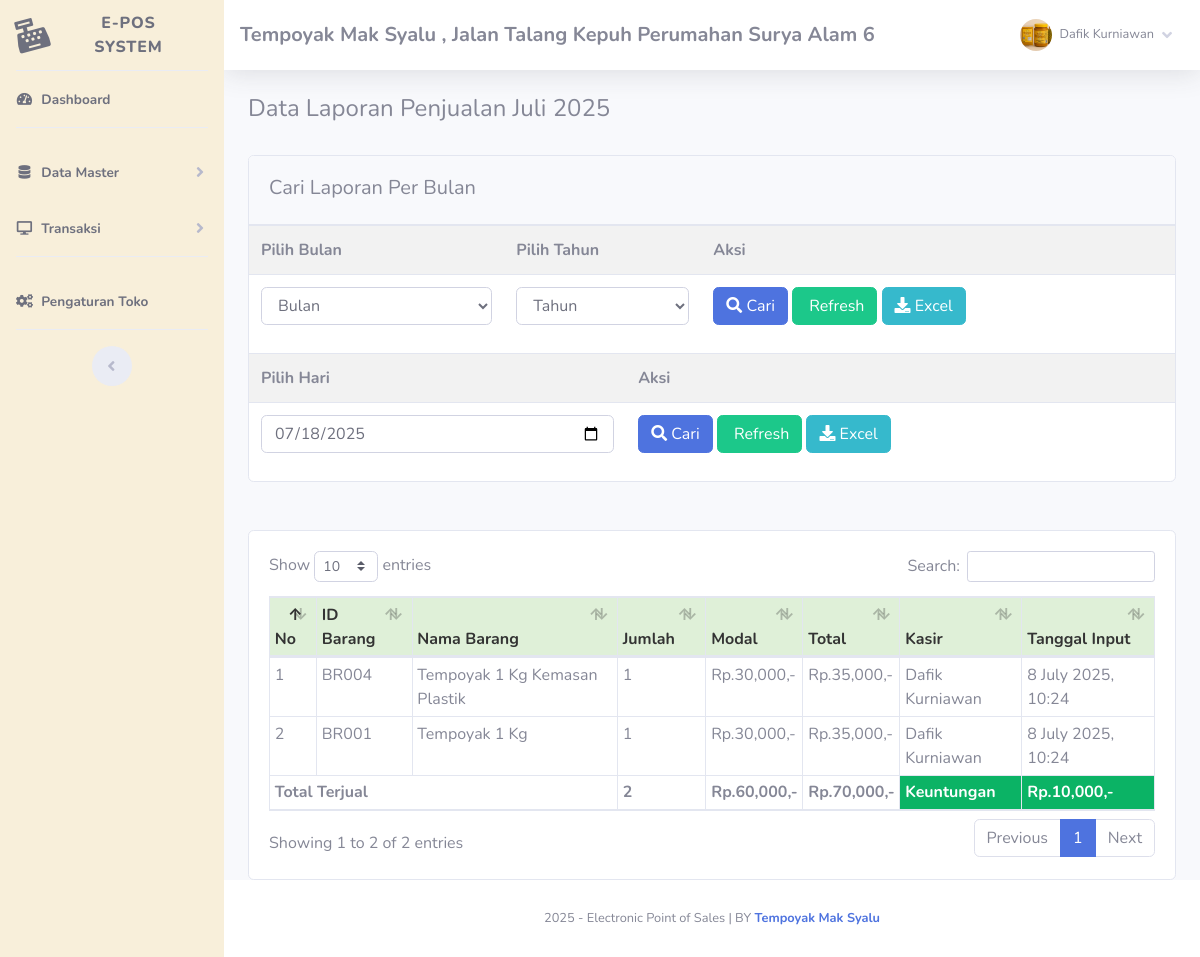
The app's page /index.php?page=laporan (signed in) with its own data.
### tables this page shows
CREATE TABLE `toko` (
  `id_toko` int(11) NOT NULL,
  `nama_toko` varchar(255) NOT NULL,
  `alamat_toko` text NOT NULL,
  `tlp` varchar(255) NOT NULL,
  `nama_pemilik` varchar(255) NOT NULL
);

CREATE TABLE `member` (
  `id_member` int(11) NOT NULL,
  `nm_member` varchar(255) NOT NULL,
  `alamat_member` text NOT NULL,
  `telepon` varchar(255) NOT NULL,
  `email` varchar(255) NOT NULL,
  `gambar` text NOT NULL,
  `NIK` text NOT NULL
);

CREATE TABLE `nota` (
  `id_nota` int(11) NOT NULL,
  `id_barang` varchar(255) NOT NULL,
  `id_member` int(11) NOT NULL,
  `jumlah` varchar(255) NOT NULL,
  `total` varchar(255) NOT NULL,
  `tanggal_input` varchar(255) NOT NULL,
  `periode` varchar(255) DEFAULT NULL
);

CREATE TABLE `barang` (
  `id` int(11) NOT NULL,
  `id_barang` varchar(255) NOT NULL,
  `id_kategori` int(11) NOT NULL,
  `nama_barang` text NOT NULL,
  `merk` varchar(255) NOT NULL,
  `harga_beli` varchar(255) NOT NULL,
  `harga_jual` varchar(255) NOT NULL,
  `satuan_barang` varchar(255) NOT NULL,
  `stok` text NOT NULL,
  `tgl_input` varchar(255) NOT NULL,
  `tgl_update` varchar(255) DEFAULT NULL
);

### admin/module/laporan/index.php (the view, shortened to what this page needs)
 <?php
	$bulan_tes =array(
		'01'=>"Januari",
		'02'=>"Februari",
		'03'=>"Maret",
		'04'=>"April",
		'05'=>"Mei",
		'06'=>"Juni",
		'07'=>"Juli",
		'08'=>"Agustus",
		'09'=>"September",
		'10'=>"Oktober",
		'11'=>"November",
		'12'=>"Desember"
	);
?>
<div class="row">
	<div class="col-md-12">
		<h4>
			<?php if(!empty($_GET['cari'])){ ?>
			Data Laporan Penjualan <?= $bulan_tes[$_POST['bln']];?> <?= $_POST['thn'];?>
			<?php }elseif(!empty($_GET['hari'])){?>
			Data Laporan Penjualan <?= $_POST['hari'];?>
			<?php }else{?>
			Data Laporan Penjualan <?= $bulan_tes[date('m')];?> <?= date('Y');?>
			<?php }?>
		</h4>
		<br />
		<div class="card">
			<div class="card-header">
				<h5 class="card-title mt-2">Cari Laporan Per Bulan</h5>
			</div>
			<div class="card-body p-0">
				<form method="post" action="index.php?page=laporan&cari=ok">
					<table class="table table-striped">
						<tr>
							<th>
								Pilih Bulan
							</th>
							<th>
								Pilih Tahun
							</th>
							<th>
								Aksi
							</th>
						</tr>
						<tr>
							<td>
								<select name="bln" class="form-control">
									<option selected="selected">Bulan</option>
								</select>
							</td>
							<td>
							<?php
								echo "<select name='thn' class='form-control'>";
								echo '
								<option selected="selected">Tahun</option>';
								echo "</select>";
							?>
							</td>
							<td>
								<button class="btn btn-primary">
									<i class="fa fa-search"></i> Cari
								</button>
								<a href="index.php?page=laporan" class="btn btn-success">
									<i class="fa fa-refresh"></i> Refresh</a>
								<?php if(!empty($_GET['cari'])){?>
								<a href="excel.php?cari=yes&bln=<?=$_POST['bln'];?>&thn=<?=$_POST['thn'];?>"
									class="btn btn-info"><i class="fa fa-download"></i>
									Excel</a>
								<?php }else{?>
								<a href="excel.php" class="btn btn-info"><i class="fa fa-download"></i>
									Excel</a>
								<?php }?>
							</td>
						</tr>
					</table>
				</form>
				<form method="post" action="index.php?page=laporan&hari=cek">
					<table class="table table-striped">
						<tr>
							<th>
								Pilih Hari
							</th>
							<th>
								Aksi
							</th>
						</tr>
						<tr>
							<td>
								<input type="date" value="<?= date('Y-m-d');?>" class="form-control" name="hari">
							</td>
							<td>
								<button class="btn btn-primary">
									<i class="fa fa-search"></i> Cari
								</button>
								<a href="index.php?page=laporan" class="btn btn-success">
									<i class="fa fa-refresh"></i> Refresh</a>
								<?php if(!empty($_GET['hari'])){?>
								<a href="excel.php?hari=cek&tgl=<?= $_POST['hari'];?>" class="btn btn-info"><i
										class="fa fa-download"></i>
									Excel</a>
								<?php }else{?>
								<a href="excel.php" class="btn btn-info"><i class="fa fa-download"></i>
									Excel</a>
								<?php }?>
							</td>
						</tr>
					</table>
				</form>
			</div>
		</div>
         <br />
         <br />
		<div class="card">
			<div class="card-body">
				<div class="table-responsive">
					<table class="table table-bordered w-100 table-sm" id="example1">
						<thead>
							<tr style="background:#DFF0D8;color:#333;">
								<th> No</th>
								<th> ID Barang</th>
								<th> Nama Barang</th>
								<th style="width:10%;"> Jumlah</th>
								<th style="width:10%;"> Modal</th>
								<th style="width:10%;"> Total</th>
								<th> Kasir</th>
								<th> Tanggal Input</th>
							</tr>
						</thead>
						<tbody>
							<?php
								$no=1;
								if(!empty($_GET['cari'])){
									$periode = $_POST['bln'].'-'.$_POST['thn'];
									$no=1;
									$jumlah = 0;
									$bayar = 0;
									$hasil = $lihat -> periode_jual($periode);
								}elseif(!empty($_GET['hari'])){
									$hari = $_POST['hari'];
									$no=1;
									$jumlah = 0;
									$bayar = 0;
									$hasil = $lihat -> hari_jual($hari);
								}else{
									$hasil = $lihat -> jual();
								}
							?>
							<?php
								$bayar = 0;
								$jumlah = 0;
								$modal = 0;
								foreach($hasil as $isi){
									$bayar += $isi['total'];
									$modal += $isi['harga_beli']* $isi['jumlah'];
									$jumlah += $isi['jumlah'];
							?>
							<tr>
								<td><?php echo $no;?></td>
								<td><?php echo $isi['id_barang'];?></td>
								<td><?php echo $isi['nama_barang'];?></td>
								<td><?php echo $isi['jumlah'];?> </td>
								<td>Rp.<?php echo number_format($isi['harga_beli']* $isi['jumlah']);?>,-</td>
								<td>Rp.<?php echo number_format($isi['total']);?>,-</td>
								<td><?php echo $isi['nm_member'];?></td>
								<td><?php echo $isi['tanggal_input'];?></td>
							</tr>
							<?php $no++; }?>
						</tbody>
						<tfoot>
							<tr>
								<th colspan="3">Total Terjual</td>
								<th><?php echo $jumlah;?></td>
								<th>Rp.<?php echo number_format($modal);?>,-</th>
								<th>Rp.<?php echo number_format($bayar);?>,-</th>
								<th style="background:#0bb365;color:#fff;">Keuntungan</th>
								<th style="background:#0bb365;color:#fff;">
									Rp.<?php echo number_format($bayar-$modal);?>,-</th>
							</tr>
						</tfoot>
					</table>
				</div>
			</div>
		</div>
     </div>
 </div>

### admin/template/sidebar.php (shortened to what this page needs)
<?php
    $id = $_SESSION['admin']['id_member'];
    $hasil_profil = $lihat -> member_edit($id);
?>
<ul class="navbar-nav sidebar sidebar-light accordion sidebar-yellow" id="accordionSidebar">
    <a class="sidebar-brand d-flex align-items-center justify-content-center" href="index.php">
        <div class="sidebar-brand-icon rotate-n-15">
            <i class="fas fa-cash-register"></i>
        </div>
        <div class="sidebar-brand-text mx-3">E-POS System<sup></sup></div>
    </a>
    <hr class="sidebar-divider my-0">
    <li class="nav-item active">
        <a class="nav-link" href="index.php">
            <i class="fas fa-fw fa-tachometer-alt"></i>
            <span>Dashboard</span></a>
    </li>
    <hr class="sidebar-divider">
    <li class="nav-item active">
        <a class="nav-link collapsed" href="#" data-toggle="collapse" data-target="#collapseTwo" aria-expanded="true"
            aria-controls="collapseTwo">
            <i class="fas fa-fw fa-database"></i>
            <span>Data Master</span>
        </a>
    </li>
    <li class="nav-item active">
        <a class="nav-link collapsed" href="#" data-toggle="collapse" data-target="#collapse3" aria-expanded="true"
            aria-controls="collapse3">
            <i class="fas fa-fw fa-desktop"></i>
            <span>Transaksi</span>
        </a>
    </li>
    <hr class="sidebar-divider">
    <li class="nav-item active">
        <a class="nav-link" href="index.php?page=pengaturan">
            <i class="fas fa-fw fa-cogs"></i>
            <span>Pengaturan Toko</span></a>
    </li>
    <hr class="sidebar-divider d-none d-md-block">
    <div class="text-center d-none d-md-inline">
        <button class="rounded-circle border-0" id="sidebarToggle"></button>
    </div>
</ul>
<div id="content-wrapper" class="d-flex flex-column">
    <div id="content">
        <nav class="navbar navbar-expand navbar-light bg-white topbar mb-4 static-top shadow">
            <h5 class="d-lg-block d-none mt-2"><b><?php echo $toko['nama_toko'];?>, <?php echo $toko['alamat_toko'];?></b></h5>
            <ul class="navbar-nav ml-auto">
                <li class="nav-item dropdown no-arrow">
                    <a class="nav-link dropdown-toggle" href="#" id="userDropdown" role="button" data-toggle="dropdown"
                        aria-haspopup="true" aria-expanded="false">
                        <img class="img-profile rounded-circle"
                            src="assets/img/user/<?php echo $hasil_profil['gambar'];?>">
                        <span
                            class="mr-2 d-none d-lg-inline text-gray-600 small ml-2"><?php echo $hasil_profil['nm_member'];?></span>
                        <i class="fas fa-angle-down"></i>
                    </a>
                </li>
            </ul>
        </nav>
        <div class="container-fluid">

### admin/template/sidebar.php (style rules this page uses)
.sidebar-yellow { background-color:rgba(221, 176, 69, 0.2) !important; }

### records on screen
toko: nama_toko "Tempoyak Mak Syalu", alamat_toko "Jalan Talang Kepuh Perumahan Surya Alam 6"
nota: barang.id_barang "BR004", barang.nama_barang "Tempoyak 1 Kg Kemasan Plastik", jumlah "1", $isi['harga_beli']*$isi['jumlah'] "30,000", total "35,000", id_member.nm_member "Dafik Kurniawan", tanggal_input "8 July 2025, 10:24"
nota: barang.id_barang "BR001", barang.nama_barang "Tempoyak 1 Kg", jumlah "1", $isi['harga_beli']*$isi['jumlah'] "30,000", total "35,000", id_member.nm_member "Dafik Kurniawan", tanggal_input "8 July 2025, 10:24"

### other values on screen
$hasil_profil['nm_member'] "Dafik Kurniawan"
$jumlah "2"
$modal "60,000"
$bayar "70,000"
$bayar-$modal "10,000"
